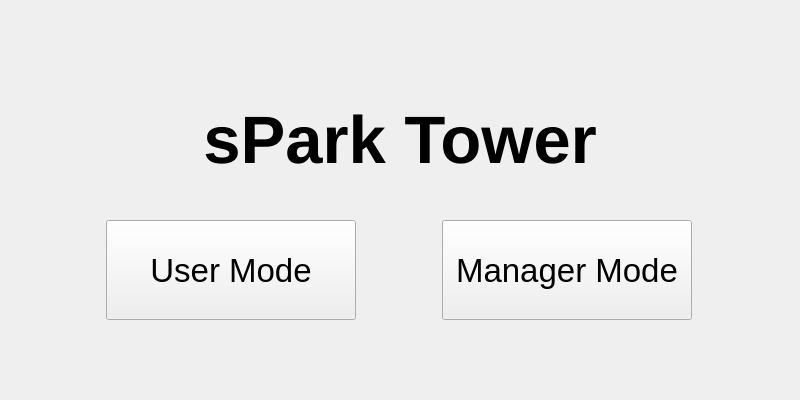
<?xml version="1.0" encoding="UTF-8"?>
<ui version="4.0">
 <class>MainUI</class>
 <widget class="QWidget" name="MainUI">
  <property name="geometry">
   <rect>
    <x>0</x>
    <y>0</y>
    <width>800</width>
    <height>400</height>
   </rect>
  </property>
  <property name="windowTitle">
   <string>Form</string>
  </property>
  <layout class="QVBoxLayout" name="verticalLayout_4">
   <item>
    <widget class="QStackedWidget" name="stackedWidget">
     <widget class="QWidget" name="page">
      <layout class="QVBoxLayout" name="verticalLayout_2">
       <item>
        <layout class="QVBoxLayout" name="verticalLayout" stretch="0,3,3,0">
         <property name="spacing">
          <number>0</number>
         </property>
         <item>
          <spacer name="verticalSpacer_2">
           <property name="orientation">
            <enum>Qt::Vertical</enum>
           </property>
           <property name="sizeHint" stdset="0">
            <size>
             <width>20</width>
             <height>40</height>
            </size>
           </property>
          </spacer>
         </item>
         <item>
          <layout class="QHBoxLayout" name="horizontalLayout">
           <item>
            <widget class="QLabel" name="name_label">
             <property name="sizePolicy">
              <sizepolicy hsizetype="Preferred" vsizetype="Preferred">
               <horstretch>0</horstretch>
               <verstretch>0</verstretch>
              </sizepolicy>
             </property>
             <property name="minimumSize">
              <size>
               <width>0</width>
               <height>0</height>
              </size>
             </property>
             <property name="font">
              <font>
               <pointsize>50</pointsize>
               <weight>75</weight>
               <bold>true</bold>
              </font>
             </property>
             <property name="layoutDirection">
              <enum>Qt::LeftToRight</enum>
             </property>
             <property name="text">
              <string>sPark Tower</string>
             </property>
             <property name="alignment">
              <set>Qt::AlignCenter</set>
             </property>
            </widget>
           </item>
          </layout>
         </item>
         <item>
          <layout class="QHBoxLayout" name="horizontalLayout_2">
           <property name="spacing">
            <number>0</number>
           </property>
           <item>
            <widget class="QPushButton" name="user_mode">
             <property name="minimumSize">
              <size>
               <width>0</width>
               <height>0</height>
              </size>
             </property>
             <property name="maximumSize">
              <size>
               <width>250</width>
               <height>100</height>
              </size>
             </property>
             <property name="font">
              <font>
               <pointsize>25</pointsize>
              </font>
             </property>
             <property name="text">
              <string>User Mode</string>
             </property>
            </widget>
           </item>
           <item>
            <widget class="QPushButton" name="manager_mode">
             <property name="sizePolicy">
              <sizepolicy hsizetype="Minimum" vsizetype="Fixed">
               <horstretch>0</horstretch>
               <verstretch>100</verstretch>
              </sizepolicy>
             </property>
             <property name="minimumSize">
              <size>
               <width>0</width>
               <height>0</height>
              </size>
             </property>
             <property name="maximumSize">
              <size>
               <width>250</width>
               <height>100</height>
              </size>
             </property>
             <property name="font">
              <font>
               <pointsize>25</pointsize>
              </font>
             </property>
             <property name="text">
              <string>Manager Mode</string>
             </property>
             <property name="iconSize">
              <size>
               <width>16</width>
               <height>16</height>
              </size>
             </property>
             <property name="autoRepeatDelay">
              <number>300</number>
             </property>
            </widget>
           </item>
          </layout>
         </item>
         <item>
          <spacer name="verticalSpacer">
           <property name="orientation">
            <enum>Qt::Vertical</enum>
           </property>
           <property name="sizeHint" stdset="0">
            <size>
             <width>20</width>
             <height>60</height>
            </size>
           </property>
          </spacer>
         </item>
        </layout>
       </item>
      </layout>
     </widget>
    </widget>
   </item>
  </layout>
 </widget>
 <resources/>
 <connections/>
</ui>
